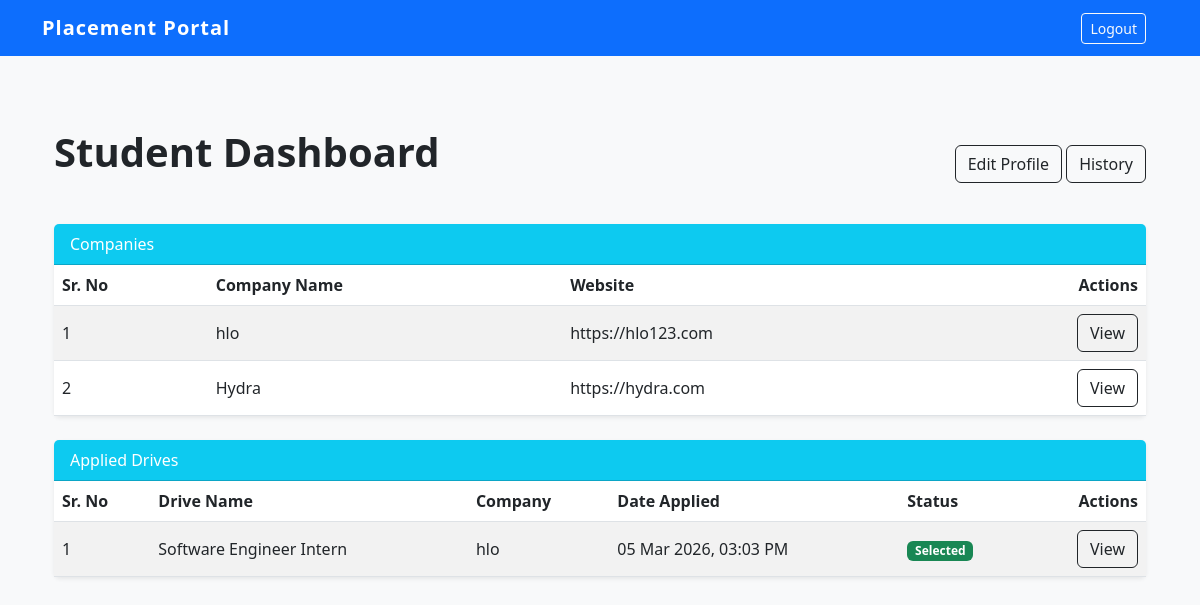
The app's page /student_dashboard (signed in) with its own data.
### models.py (models this page shows)
class Company(db.Model):
    id = db.Column(db.Integer, primary_key=True)
    name = db.Column(db.String(100), unique=True, nullable=False)
    email = db.Column(db.String(100), unique=True, nullable=False)
    password = db.Column(db.String(50), unique=True, nullable=False)
    website = db.Column(db.String(100))
    hr_contact = db.Column(db.String(15))
    description = db.Column(db.Text)
    status = db.Column(db.String(20), default='Pending')
    is_active = db.Column(db.Boolean, default=True)
    drives = db.relationship('PlacementDrive', backref='company', lazy=True, cascade="all, delete-orphan")

class Application(db.Model):
    id = db.Column(db.Integer, primary_key=True)
    student_id = db.Column(db.Integer, db.ForeignKey('student.id'), nullable=False)
    drive_id = db.Column(db.Integer, db.ForeignKey('placement_drive.id'), nullable=False)
    status = db.Column(db.String(20), default='Applied')
    date_applied = db.Column(db.DateTime, default=datetime.now(timezone.utc))
    is_active = db.Column(db.Boolean, default=True)

class PlacementDrive(db.Model):
    id = db.Column(db.Integer, primary_key=True)
    job_title = db.Column(db.String(100), nullable=False)
    description = db.Column(db.Text)
    eligibility= db.Column(db.Text)
    deadline = db.Column(db.String(20))
    status = db.Column(db.String(20), default='Pending')
    is_active = db.Column(db.Boolean, default=True)
    company_id = db.Column(db.Integer, db.ForeignKey('company.id'), nullable=False)
    applications = db.relationship('Application', backref='drive', lazy=True, cascade="all, delete-orphan")

### app.py (the view)
@app.route('/student_dashboard')
def student_dashboard():
    if session.get('role') != 'student':
        return redirect(url_for('login'))
    student = Student.query.get(session.get('user_id'))
    companies = Company.query.filter_by(status = "Approved", is_active = True ).all()
    applications = Application.query.filter_by(student_id=student.id, is_active=True).order_by(Application.date_applied.desc()).all()
    return render_template('student/student_dashboard.html', student=student, companies=companies, applications=applications)

### app.py (called while the page is built)
@app.after_request
def add_header(response):
    response.headers['Cache-Control'] = 'no-store, no-cache, must-revalidate, post-check=0, pre-check=0, max-age=0'
    response.headers['Pragma'] = 'no-cache'
    response.headers['Expires'] = '-1'
    return response

### templates/student/student_dashboard.html
{% extends 'base.html' %}
{% block extra_nav %}
<div class = "container">
    <a href = "{{ url_for('logout') }}" class = "btn btn-outline-light btn-sm">Logout</a>
{% endblock %}
{% block content %}
<div class = "container-fluid py-4">
    <div class="d-flex justify-content-between align-items-center mb-4">
        <h1 class = "fw-bold mb-4">Student Dashboard</h1>
        <div class = "text-end">
            <a href = "{{ url_for('edit_profile_student') }}" class = "btn btn-outline-dark">Edit Profile</a>
            <a href = "{{ url_for('student_history') }}" class = "btn btn-outline-dark">History</a>
        </div>
    </div>
    <div class = "card shadow-sm mb-4">
        <div class = "card-header bg-info text-white">Companies</div>
        <div class = "card-body p-0">
            <div class = "table-responsive">
                <table class = "table table-striped align-middle mb-0">
                    <thead class = "table">
                        <tr>
                            <th>Sr. No</th>
                            <th>Company Name</th>
                            <th>Website</th>
                            <th class = "text-end">Actions</th>
                        </tr>
                    </thead>
                    <tbody>
                        {% for c in companies %}
                        <tr>
                            <td>{{ loop.index }}</td>
                            <td>{{ c.name }}</td>
                                <td>{{ c.website }}</td>
                            <td class = "text-end">
                                <a href = "{{ url_for('view_company', company_id=c.id) }}" class = "btn btn-outline-dark">View</a>
                            </td>
                        </tr>
                        {% else %}
                        <tr>
                            <td class = "text-center " colspan = 5>No companies registered yet.</td>
                        </tr>
                        {% endfor %}
                    </tbody>
                </table>
            </div>
        </div>
    </div>
    <div class = "card shadow-sm mb-4">
        <div class = "card-header bg-info text-white">Applied Drives</div>
        <div class = "card-body p-0">
            <div class = "table-responsive">
                <table class = "table table-striped align-middle mb-0">
                    <thead class = "table">
                        <tr>
                            <th>Sr. No</th>
                            <th>Drive Name</th>
                            <th>Company</th>
                            <th>Date Applied</th>
                            <th>Status</th>
                            <th class = "text-end">Actions</th>
                        </tr>
                    </thead>
                    <tbody>
                        {% for a in applications %}
                        <tr>
                            <td>{{ loop.index }}</td>
                            <td>{{ a.drive.job_title }}</td>
                            <td>{{ a.drive.company.name }}</td>
                            <td>{{ a.date_applied.strftime("%d %b %Y, %I:%M %p") }}</td>
                            <td>
                                <span class = "badge
                                    {% if a.status == 'Selected' %}bg-success
                                    {% elif a.status == 'Rejected' %}bg-danger
                                    {% elif a.status == 'Shortlisted' %}bg-warning
                                    {% else %}bg-secondary{% endif %}">
                                    {{ a.status }}
                                </span>
                            </td>
                            <td class = "text-end">
                                <a href = "{{ url_for('view_drive', drive_id=a.drive.id) }}" class = "btn btn-outline-dark">View</a>
                            </td>
                        </tr>
                        {% else %}
                        <tr>
                            <td class = "text-center " colspan = 12>No applied applications.</td>
                        </tr>
                        {% endfor %}
                    </tbody>
                </table>
            </div>
        </div>
    </div>
</div>
{% endblock %}

### static/style.css (style rules this page uses)
:root { --primary-color: #0d6efd; --success-color: #198754; --error-red: #dc3545; }
body { font-family: 'Segoe UI', Tahoma, Geneva, Verdana, sans-serif; background-color: #f8f9fa; }
.card { border: none; transition: transform 0.3s ease, box-shadow 0.3s ease; }

### records on screen
Company: name "hlo", website "https://hlo123.com"
Company: name "Hydra", website "https://hydra.com"
Application: drive.job_title "Software Engineer Intern", drive.company.name "hlo", date_applied "05 Mar 2026, 03:03 PM", status "Selected"
